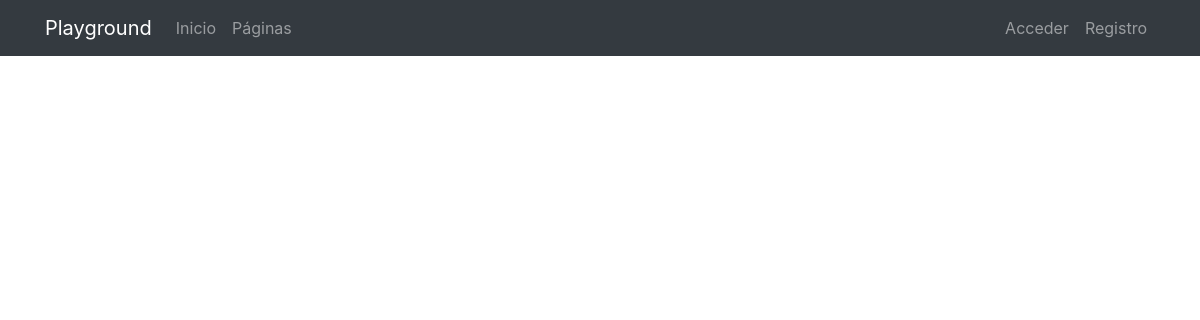
The app's page /pages/, older data.
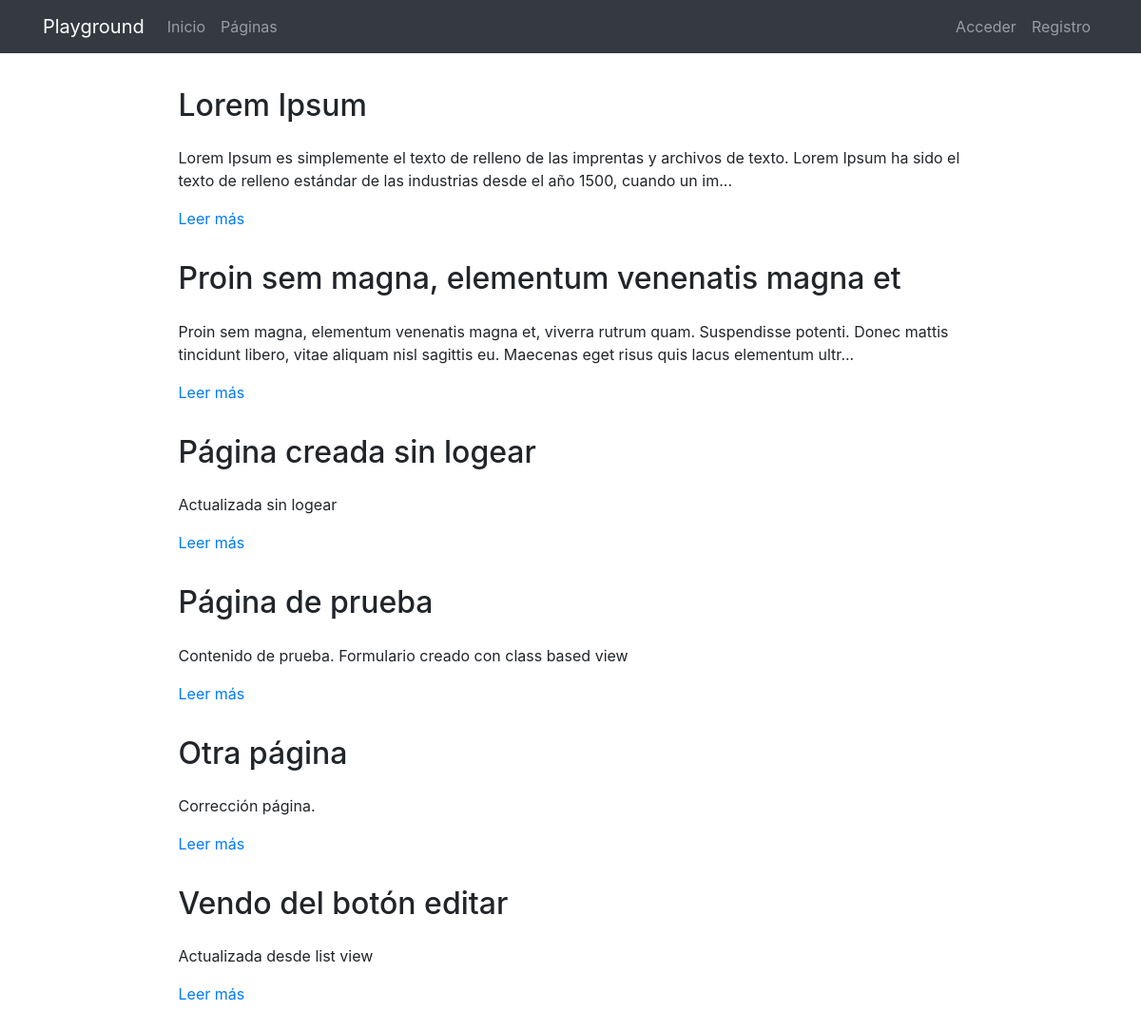
The same page, newer data.
### pages/models.py (models this page shows, shortened)
class Page(models.Model):
    title = models.CharField(verbose_name="Título", max_length=200)
    content = RichTextField(verbose_name="Contenido")
    order = models.SmallIntegerField(verbose_name="Orden", default=0)
    created = models.DateTimeField(auto_now_add=True, verbose_name="Fecha de creación")
    updated = models.DateTimeField(auto_now=True, verbose_name="Fecha de edición")
    class Meta:
        verbose_name = "página"
        verbose_name_plural = "páginas"
        ordering = ['order', 'title']

### pages/views.py (the view)
# urls.py: path('', PageListView.as_view(), name='pages'),
class PageListView(ListView):
    model = Page

### pages/templates/pages/page_list.html (shortened to what this page needs)
{% extends 'core/base.html' %}
{% load static %}
{% block content %}
{% include 'pages/includes/pages_menu.html' %}
<main role="main">
  <div class="container mb-4">
    {% for page in object_list %}
      <div class="row mt-3">
        <div class="col-md-9 mx-auto">
          <h2 class="mb-4">{{page.title}}</h2>
          <div>
            <p>{{page.content|striptags|safe|truncatechars:"200"}}</p>
            <p><a href="{% url 'page:page' page.id page.title|slugify %}">Leer más</a>
            </p>
          </div>
        </div>
      </div>
    {% endfor %}
  </div>
</main>
{% endblock %}

### core/templates/core/base.html (shortened to what this page needs)
<!DOCTYPE html>
<html lang="es">
  <head>
    {% load static %}
    <link href="{% static 'core/vendor/bootstrap/css/bootstrap.min.css' %}" rel="stylesheet">
    <link href="{% static 'core/vendor/font-awesome/css/font-awesome.min.css' %}" rel="stylesheet" type="text/css">
    <link href="{% static 'core/css/main.css' %}" rel="stylesheet">
  </head>
  <body>
    <body>
      <nav class="navbar navbar-expand-lg navbar-dark bg-dark">
        <div class="container">
          <a class="navbar-brand" href="{% url 'home' %}">Playground</a>
          <div class="collapse navbar-collapse" id="ned">
            <ul class="navbar-nav mr-auto">
              <li class="nav-item">
                <a class="nav-link" href="{% url 'home' %}">Inicio</a>
              </li>
              <li class="nav-item">
                <a class="nav-link" href="{% url 'page:pages' %}">Páginas</a>
              </li>
            </ul>
            <ul class="navbar-nav">
              {% if not request.user.is_authenticated %}
                <li class="nav-item">
                  <a class="nav-link" href="{% url 'login' %}">Acceder
                  </a>
                </li>
              <li class="nav-item">
                  <a class="nav-link" href="{% url 'signup' %}">Registro
                  </a>
                </li>
              {% else %}
                <li class="nav-item">
                  <a class="nav-link" href="{% url 'logout' %}">Salir
                  </a>
                </li>
              {% endif %}
            </ul>
          </div>
        </div>
      </nav>
      {% block content %}{% endblock %}
  </body>
</html>

### pages/templates/pages/includes/pages_menu.html (shortened to what this page needs)
{% load static %}
<link href="{% static 'pages/css/custom_ckeditor.css' %}" rel="stylesheet">

### core/static/core/css/main.css (style rules this page uses)
main { padding-top: 20px; }
:root { --jumbotron-padding-y: 3rem; }

Row changes from the older to the newer data that the page shows:
added Page: title "Lorem Ipsum", content "Lorem Ipsum es simplemente el texto de relleno de las imprentas y archivos de texto. Lorem Ipsum ha sido el texto de relleno estándar de las industrias desde el año 1500, cuando un im..."
added Page: title "Proin sem magna, elementum venenatis magna et", content "Proin sem magna, elementum venenatis magna et, viverra rutrum quam. Suspendisse potenti. Donec mattis tincidunt libero, vitae aliquam nisl sagittis eu. Maecenas eget risus quis lacus elementum ultr..."
added Page: title "Página creada sin logear", content "Actualizada sin logear"
added Page: title "Página de prueba", content "Contenido de prueba. Formulario creado con class based view"
added Page: title "Otra página", content "Corrección página."
added Page: title "Vendo del botón editar", content "Actualizada desde list view"
